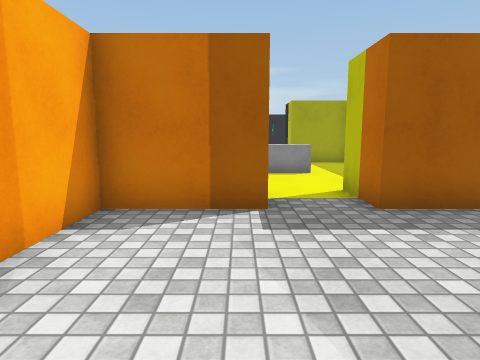
view 1 (above)

20 first-person views from a walk through a Unity game level. The camera is 1.3 m above the floor, tilts 8° down and sees 75° across. Doors are open. The floor is counted in squares, 1 m on a side. Each view is taken from the middle of a square. On the plan, view 1 faces up. The plan holds only what a view shows up to about 14 squares ahead; the rest is blank. The player character is not drawn. Some animated figures are left out. Surface patterns are stand-ins for the level's own textures.

view 2
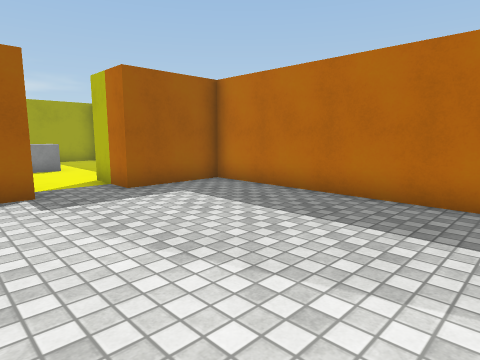

view 3
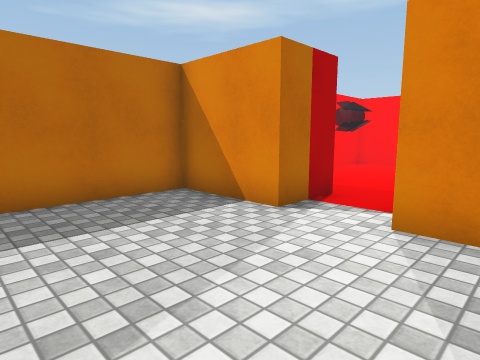

view 4
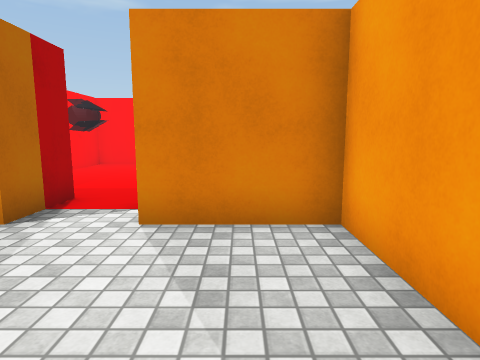

view 5
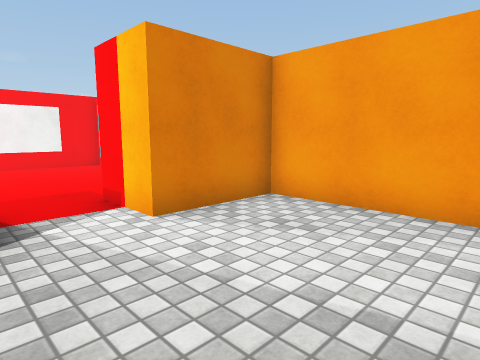

view 6
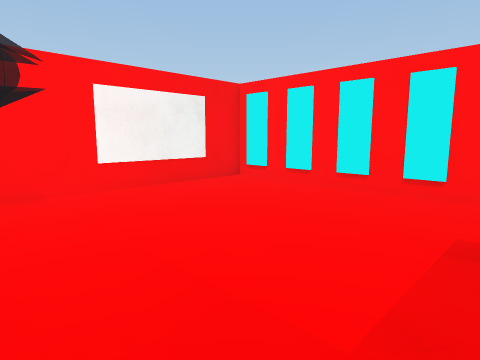

view 7
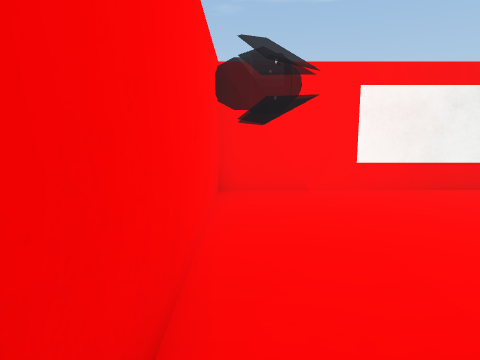

view 8
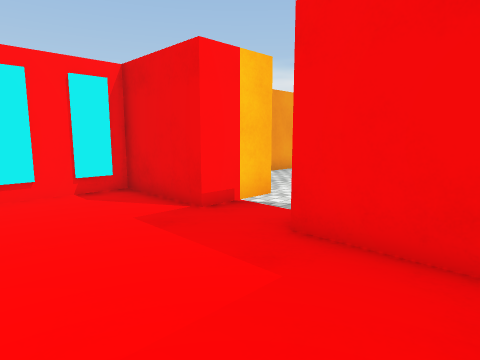

view 9
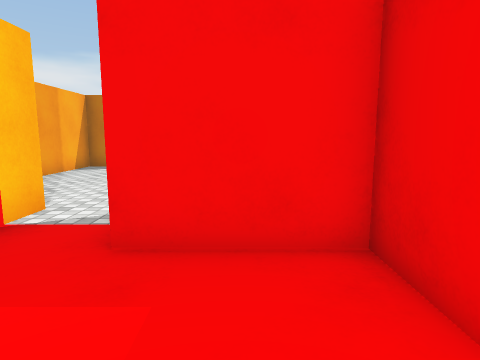

view 10
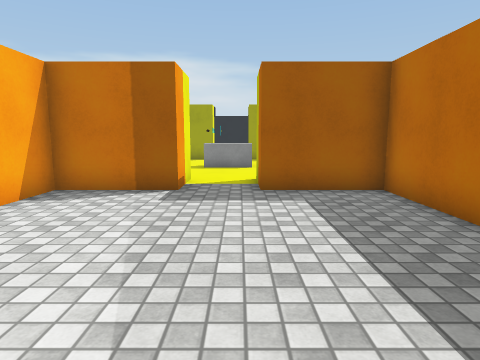

view 11
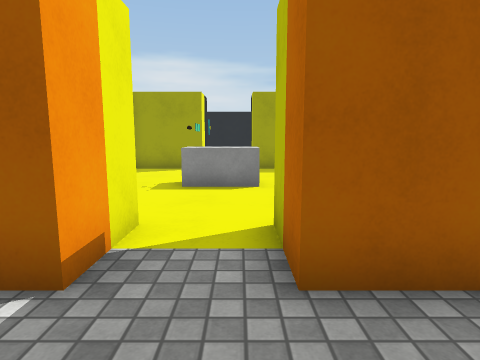

view 12
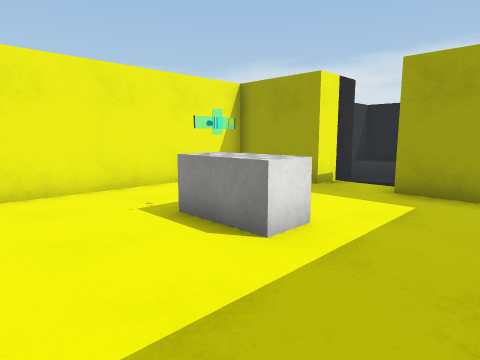

view 13
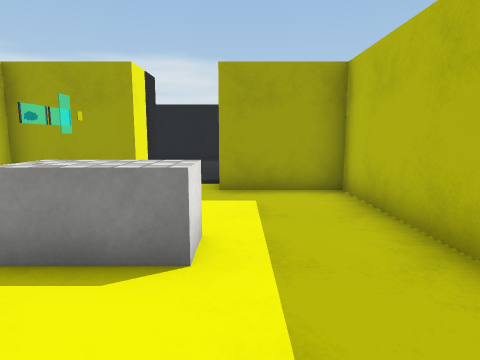

view 14
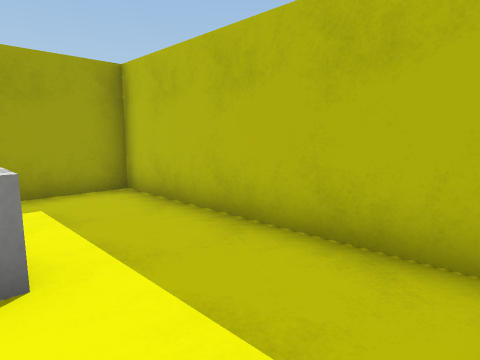

view 15
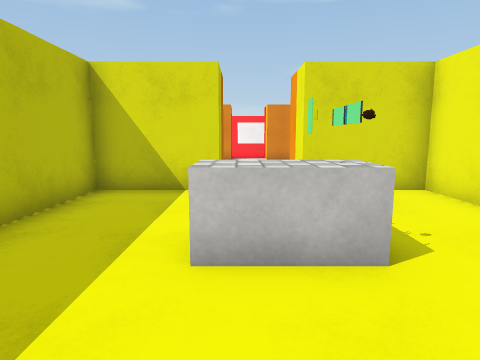

view 16
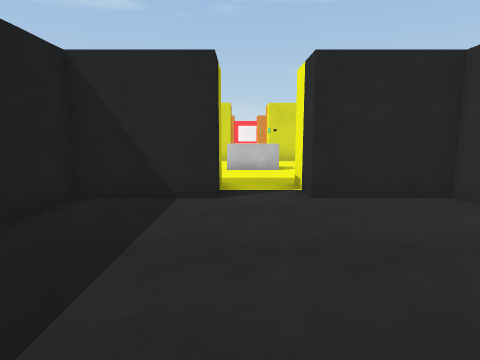

view 17
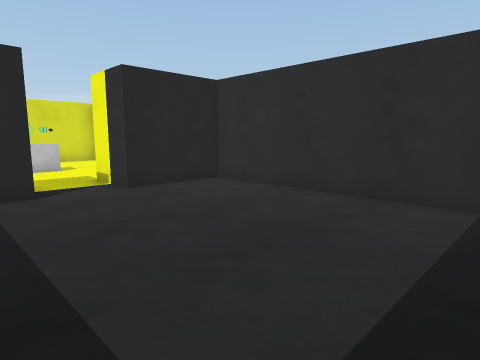

view 18
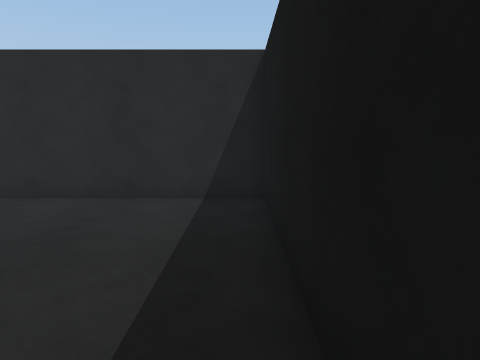

view 19
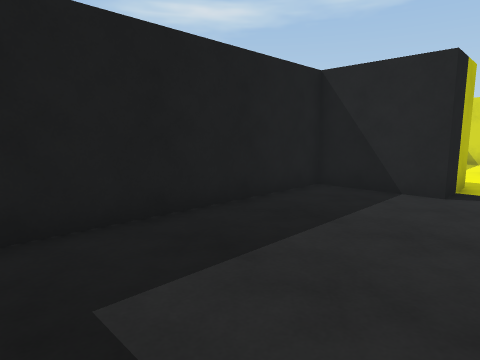

view 20
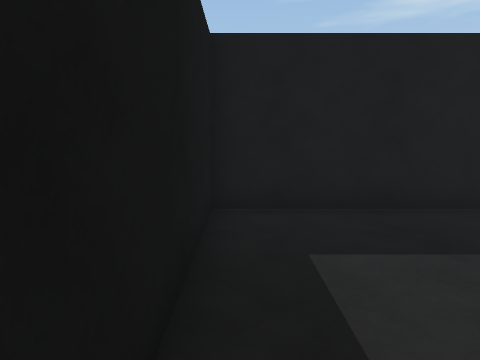

### Floor plan
Ten units are one square. View 1 is at (0, 0); x grows to the right and y downward. Boxes are objects, and circles mark ways between rooms. Rooms are numbered by the first view taken in them; rooms with no view inside come last. Other rooms are left out.
<svg viewBox="-30 -260 90 390">
<path fill="none" stroke="#000" d="M5 -55 -25 -55 -25 25 5 25M25 25 55 25 55 -55 25 -55M5 45 -25 45 -25 125 55 125 55 45 25 45M5 -155 -25 -155 -25 -75 5 -75M25 -75 55 -75 55 -155 25 -155M25 -175 55 -175 55 -255 -25 -255 -25 -175 5 -175"/>
<rect x="35" y="85" width="20" height="20" fill="#bbb"><title>other object</title></rect>
<rect x="5" y="-125" width="20" height="20" fill="#bbb"><title>other object</title></rect>
<circle cx="15" cy="35" r="3" fill="#2a7"/>
<circle cx="15" cy="-65" r="3" fill="#2a7"/>
<circle cx="15" cy="-165" r="3" fill="#2a7"/>
<text x="10" y="-20">1</text>
<text x="10" y="80">2</text>
<text x="10" y="-120">3</text>
<text x="10" y="-220">4</text>
</svg>
Room 1 opens to room 2. Room 1 opens to room 3. Room 3 opens to room 4.

Where each view was taken, in squares from view 1:
view 1: 0 up, 0 right, facing up
view 2: 2 down, 1 left, facing up-right
view 3: 2 up, 1 left, facing down-right
view 4: 2 up, 1 left, facing down
view 5: 2 up, 3 right, facing down-left
view 6: 5 down, 5 right, facing down-left
view 7: 5 down, 5 right, facing down
view 8: 8 down, 5 right, facing up-left
view 9: 8 down, 4 right, facing up
view 10: 2 down, 2 right, facing up
view 11: 3 up, 2 right, facing up
view 12: 8 up, 5 right, facing up-left
view 13: 8 up, 3 right, facing up
view 14: 8 up, 2 right, facing up-right
view 15: 15 up, 2 right, facing down
view 16: 24 up, 2 right, facing down
view 17: 25 up, 4 right, facing down-left
view 18: 25 up, 4 right, facing left
view 19: 25 up, 1 right, facing down-right
view 20: 25 up, 0 right, facing right
